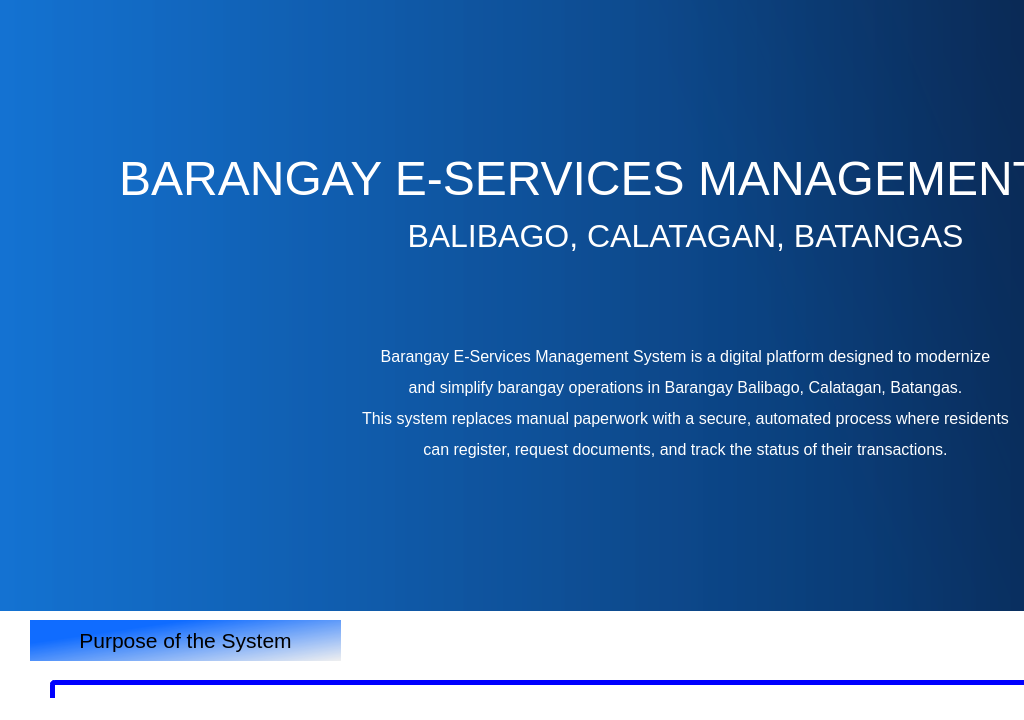
<?xml version="1.0" encoding="UTF-8"?>
<ui version="4.0">
 <class>MainWindow</class>
 <widget class="QMainWindow" name="MainWindow">
  <property name="geometry">
   <rect>
    <x>0</x>
    <y>0</y>
    <width>1024</width>
    <height>720</height>
   </rect>
  </property>
  <property name="minimumSize">
   <size>
    <width>0</width>
    <height>0</height>
   </size>
  </property>
  <property name="maximumSize">
   <size>
    <width>16777215</width>
    <height>16777215</height>
   </size>
  </property>
  <property name="windowTitle">
   <string>MainWindow</string>
  </property>
  <property name="styleSheet">
   <string notr="true">background-color: rgb(255, 255, 255);</string>
  </property>
  <widget class="QWidget" name="centralwidget">
   <property name="sizePolicy">
    <sizepolicy hsizetype="Expanding" vsizetype="Expanding">
     <horstretch>0</horstretch>
     <verstretch>0</verstretch>
    </sizepolicy>
   </property>
   <widget class="QLabel" name="label_2">
    <property name="geometry">
     <rect>
      <x>30</x>
      <y>620</y>
      <width>311</width>
      <height>41</height>
     </rect>
    </property>
    <property name="styleSheet">
     <string notr="true">QLabel{
    background-color: qlineargradient(spread:pad, x1:0.231, y1:0.310227, x2:1, y2:1, stop:0 rgba(0, 98, 255, 239), stop:1 rgba(240, 240, 240, 255));
    font: 700 14pt "Book Antiqua";
}</string>
    </property>
    <property name="text">
     <string>&lt;html&gt;&lt;head/&gt;&lt;body&gt;&lt;p align=&quot;center&quot;&gt;&lt;span style=&quot; font-size:16pt;&quot;&gt;Purpose of the System&lt;/span&gt;&lt;/p&gt;&lt;/body&gt;&lt;/html&gt;</string>
    </property>
   </widget>
   <widget class="QLabel" name="label_3">
    <property name="geometry">
     <rect>
      <x>50</x>
      <y>680</y>
      <width>1271</width>
      <height>291</height>
     </rect>
    </property>
    <property name="styleSheet">
     <string notr="true">background-color: rgb(255, 255, 255);
border: 5px solid blue;
border-radius: 5px;
font: 12pt "Segoe UI";


</string>
    </property>
    <property name="text">
     <string>&lt;html&gt;&lt;head/&gt;&lt;body&gt;&lt;p&gt;This system was created to:&lt;/p&gt;&lt;ul style=&quot;margin-top: 0px; margin-bottom: 0px; margin-left: 0px; margin-right: 0px; -qt-list-indent: 1;&quot;&gt;&lt;li style=&quot; margin-top:12px; margin-bottom:0px; margin-left:0px; margin-right:0px; -qt-block-indent:0; text-indent:0px;&quot;&gt;Provide a &lt;span style=&quot; font-weight:696;&quot;&gt;faster and more organized&lt;/span&gt; way for residents to request barangay documents such&lt;/li&gt;&lt;p&gt;as Barangay Clearance, Indigency, and other certifications.&lt;/p&gt;&lt;li style=&quot; margin-top:12px; margin-bottom:0px; margin-left:0px; margin-right:0px; -qt-block-indent:0; text-indent:0px;&quot;&gt;Allow barangay staff and officials to &lt;span style=&quot; font-weight:696;&quot;&gt;manage, verify, and approve requests &lt;/span&gt;using a secure and centralized platform.&lt;/li&gt;&lt;li style=&quot; margin-top:12px; margin-bottom:0px; margin-left:0px; margin-right:0px; -qt-block-indent:0; text-indent:0px;&quot;&gt;Ensure &lt;span style=&quot; font-weight:696;&quot;&gt;accurate record-keeping&lt;/span&gt; of residents, requests, payments, and transaction&lt;/li&gt;&lt;p&gt;histories.&lt;/p&gt;&lt;li style=&quot; margin-top:12px; margin-bottom:0px; margin-left:0px; margin-right:0px; -qt-block-indent:0; text-indent:0px;&quot;&gt;Improve transparency by allowing users to &lt;span style=&quot; font-weight:696;&quot;&gt;view the status&lt;/span&gt; of their requests anytime. &lt;/li&gt;&lt;/ul&gt;&lt;/body&gt;&lt;/html&gt;</string>
    </property>
   </widget>
   <widget class="QLabel" name="label_4">
    <property name="geometry">
     <rect>
      <x>30</x>
      <y>990</y>
      <width>301</width>
      <height>41</height>
     </rect>
    </property>
    <property name="styleSheet">
     <string notr="true">QLabel{
    background-color: qlineargradient(spread:pad, x1:0.231, y1:0.310227, x2:1, y2:1, stop:0 rgba(0, 98, 255, 239), stop:1 rgba(240, 240, 240, 255));
    font: 700 14pt "Book Antiqua";
}</string>
    </property>
    <property name="text">
     <string>&lt;html&gt;&lt;head/&gt;&lt;body&gt;&lt;p align=&quot;center&quot;&gt;&lt;span style=&quot; font-size:16pt;&quot;&gt;Goal of This System&lt;/span&gt;&lt;/p&gt;&lt;/body&gt;&lt;/html&gt;</string>
    </property>
   </widget>
   <widget class="QLabel" name="label_5">
    <property name="geometry">
     <rect>
      <x>50</x>
      <y>1050</y>
      <width>1271</width>
      <height>261</height>
     </rect>
    </property>
    <property name="styleSheet">
     <string notr="true">background-color: rgb(255, 255, 255);
border: 5px solid blue;
border-radius: 5px;
font: 12pt "Segoe UI";

</string>
    </property>
    <property name="text">
     <string>&lt;html&gt;&lt;head/&gt;&lt;body&gt;&lt;p&gt;The primary goal is to bring &lt;span style=&quot; font-weight:696;&quot;&gt;digital transformation&lt;/span&gt; to the barangay by:&lt;/p&gt;&lt;ul style=&quot;margin-top: 0px; margin-bottom: 0px; margin-left: 0px; margin-right: 0px; -qt-list-indent: 1;&quot;&gt;&lt;li style=&quot; margin-top:12px; margin-bottom:12px; margin-left:0px; margin-right:0px; -qt-block-indent:0; text-indent:0px;&quot;&gt;Making services &lt;span style=&quot; font-weight:696;&quot;&gt;more accessible&lt;/span&gt;&lt;/li&gt;&lt;li style=&quot; margin-top:12px; margin-bottom:12px; margin-left:0px; margin-right:0px; -qt-block-indent:0; text-indent:0px;&quot;&gt;Reducing long lines and processing delays&lt;/li&gt;&lt;li style=&quot; margin-top:12px; margin-bottom:12px; margin-left:0px; margin-right:0px; -qt-block-indent:0; text-indent:0px;&quot;&gt;Strengthening &lt;span style=&quot; font-weight:696;&quot;&gt;data security&lt;/span&gt;&lt;/li&gt;&lt;li style=&quot; margin-top:12px; margin-bottom:12px; margin-left:0px; margin-right:0px; -qt-block-indent:0; text-indent:0px;&quot;&gt;Ensuring &lt;span style=&quot; font-weight:696;&quot;&gt;transparency and accountability&lt;/span&gt;&lt;/li&gt;&lt;li style=&quot; margin-top:12px; margin-bottom:12px; margin-left:0px; margin-right:0px; -qt-block-indent:0; text-indent:0px;&quot;&gt;Providing a platform that is &lt;span style=&quot; font-weight:696;&quot;&gt;organized, modern, and future-ready&lt;/span&gt;&lt;/li&gt;&lt;/ul&gt;&lt;p&gt;&lt;br/&gt;&lt;/p&gt;&lt;/body&gt;&lt;/html&gt;</string>
    </property>
   </widget>
   <widget class="QLabel" name="label_6">
    <property name="geometry">
     <rect>
      <x>-40</x>
      <y>0</y>
      <width>1411</width>
      <height>611</height>
     </rect>
    </property>
    <property name="styleSheet">
     <string notr="true">background-color: qlineargradient(spread:pad, x1:0.527174, y1:0.699, x2:1, y2:0.614, stop:0.149254 rgba(0, 102, 210, 248), stop:1 rgba(7, 27, 72, 240));</string>
    </property>
    <property name="text">
     <string/>
    </property>
    <property name="pixmap">
     <pixmap>../../../../Download/1000006701.jpeg</pixmap>
    </property>
    <property name="scaledContents">
     <bool>true</bool>
    </property>
   </widget>
   <widget class="QLabel" name="label">
    <property name="geometry">
     <rect>
      <x>0</x>
      <y>0</y>
      <width>1371</width>
      <height>611</height>
     </rect>
    </property>
    <property name="autoFillBackground">
     <bool>false</bool>
    </property>
    <property name="styleSheet">
     <string notr="true">background-color: qlineargradient(spread:pad, x1:0, y1:0, x2:1, y2:0, stop:0 rgba(25, 118, 210, 180), stop:1 rgba(4, 15, 40, 220));

color: rgb(255, 255, 255);</string>
    </property>
    <property name="text">
     <string>&lt;html&gt;&lt;head/&gt;&lt;body&gt;&lt;p align=&quot;center&quot;&gt;&lt;span style=&quot; font-size:36pt;&quot;&gt;BARANGAY E-SERVICES MANAGEMENT SYSTEM&lt;/span&gt;&lt;/p&gt;&lt;p align=&quot;center&quot;&gt;&lt;span style=&quot; font-size:24pt;&quot;&gt;BALIBAGO, CALATAGAN, BATANGAS&lt;/span&gt;&lt;/p&gt;&lt;p align=&quot;center&quot;&gt;&lt;br/&gt;&lt;/p&gt;&lt;p align=&quot;center&quot;&gt;&lt;br/&gt;&lt;/p&gt;&lt;p align=&quot;center&quot;&gt;&lt;span style=&quot; font-size:12pt;&quot;&gt;Barangay E-Services Management System is a digital platform designed to modernize&lt;/span&gt;&lt;/p&gt;&lt;p align=&quot;center&quot;&gt;&lt;span style=&quot; font-size:12pt;&quot;&gt;and simplify barangay operations in Barangay Balibago, Calatagan, Batangas.&lt;/span&gt;&lt;/p&gt;&lt;p align=&quot;center&quot;&gt;&lt;span style=&quot; font-size:12pt;&quot;&gt;This system replaces manual paperwork with a secure, automated process where residents&lt;/span&gt;&lt;/p&gt;&lt;p align=&quot;center&quot;&gt;&lt;span style=&quot; font-size:12pt;&quot;&gt;can register, request documents, and track the status of their transactions.&lt;/span&gt;&lt;/p&gt;&lt;/body&gt;&lt;/html&gt;</string>
    </property>
   </widget>
   <widget class="QLabel" name="label_7">
    <property name="geometry">
     <rect>
      <x>860</x>
      <y>850</y>
      <width>451</width>
      <height>451</height>
     </rect>
    </property>
    <property name="text">
     <string/>
    </property>
    <property name="pixmap">
     <pixmap>../../../../Download/1000020410.png</pixmap>
    </property>
    <property name="scaledContents">
     <bool>true</bool>
    </property>
   </widget>
   <zorder>label_6</zorder>
   <zorder>label_2</zorder>
   <zorder>label_4</zorder>
   <zorder>label_5</zorder>
   <zorder>label_3</zorder>
   <zorder>label</zorder>
   <zorder>label_7</zorder>
  </widget>
  <widget class="QMenuBar" name="menubar">
   <property name="geometry">
    <rect>
     <x>0</x>
     <y>0</y>
     <width>1366</width>
     <height>26</height>
    </rect>
   </property>
  </widget>
  <widget class="QStatusBar" name="statusbar"/>
 </widget>
 <resources/>
 <connections/>
</ui>
